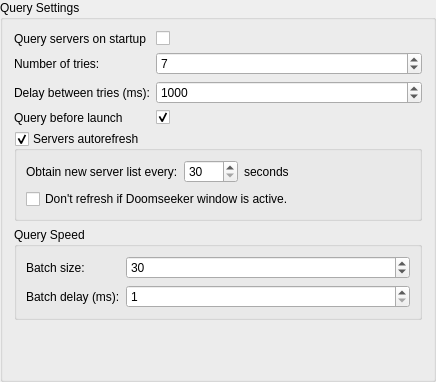
<?xml version="1.0" encoding="UTF-8"?>
<ui version="4.0">
 <class>CFGQuery</class>
 <widget class="QGroupBox" name="CFGQuery">
  <property name="geometry">
   <rect>
    <x>0</x>
    <y>0</y>
    <width>436</width>
    <height>382</height>
   </rect>
  </property>
  <property name="windowTitle">
   <string>GroupBox</string>
  </property>
  <property name="title">
   <string>Query Settings</string>
  </property>
  <layout class="QVBoxLayout" name="verticalLayout">
   <item>
    <layout class="QFormLayout" name="formLayout">
     <property name="fieldGrowthPolicy">
      <enum>QFormLayout::AllNonFixedFieldsGrow</enum>
     </property>
     <item row="0" column="0">
      <widget class="QLabel" name="label_3">
       <property name="text">
        <string>Query servers on startup</string>
       </property>
      </widget>
     </item>
     <item row="0" column="1">
      <widget class="QCheckBox" name="queryOnStartup">
       <property name="text">
        <string/>
       </property>
      </widget>
     </item>
     <item row="1" column="0">
      <widget class="QLabel" name="label_4">
       <property name="toolTip">
        <string>How many times Doomseeker will attempt to query each server before deeming it to be not responding.</string>
       </property>
       <property name="text">
        <string>Number of tries:</string>
       </property>
      </widget>
     </item>
     <item row="1" column="1">
      <widget class="QSpinBox" name="triesBox">
       <property name="toolTip">
        <string>How many times Doomseeker will attempt to query each server before deeming it to be not responding.</string>
       </property>
       <property name="minimum">
        <number>3</number>
       </property>
       <property name="maximum">
        <number>10</number>
       </property>
       <property name="singleStep">
        <number>1</number>
       </property>
       <property name="value">
        <number>7</number>
       </property>
      </widget>
     </item>
     <item row="2" column="0">
      <widget class="QLabel" name="label">
       <property name="toolTip">
        <string>Delay in miliseconds between each query attempt.</string>
       </property>
       <property name="text">
        <string>Delay between tries (ms):</string>
       </property>
      </widget>
     </item>
     <item row="2" column="1">
      <widget class="QSpinBox" name="timeoutBox">
       <property name="toolTip">
        <string>Delay in miliseconds between each query attempt.</string>
       </property>
       <property name="minimum">
        <number>500</number>
       </property>
       <property name="maximum">
        <number>10000</number>
       </property>
       <property name="singleStep">
        <number>100</number>
       </property>
       <property name="value">
        <number>1000</number>
       </property>
      </widget>
     </item>
     <item row="3" column="0">
      <widget class="QLabel" name="label_8">
       <property name="text">
        <string>Query before launch</string>
       </property>
      </widget>
     </item>
     <item row="3" column="1">
      <widget class="QCheckBox" name="queryBeforeLaunch">
       <property name="text">
        <string/>
       </property>
       <property name="checked">
        <bool>true</bool>
       </property>
      </widget>
     </item>
    </layout>
   </item>
   <item>
    <widget class="QGroupBox" name="grbServerAutoRefresh">
     <property name="title">
      <string>Servers autorefresh</string>
     </property>
     <property name="checkable">
      <bool>true</bool>
     </property>
     <layout class="QVBoxLayout" name="verticalLayout_2">
      <item>
       <layout class="QHBoxLayout" name="horizontalLayout">
        <item>
         <widget class="QLabel" name="label_5">
          <property name="toolTip">
           <string>Minimum value: 30 seconds.</string>
          </property>
          <property name="text">
           <string>Obtain new server list every:</string>
          </property>
         </widget>
        </item>
        <item>
         <widget class="QSpinBox" name="numAutoRefreshEverySeconds">
          <property name="toolTip">
           <string>Minimum value: 30 seconds.</string>
          </property>
          <property name="minimum">
           <number>30</number>
          </property>
          <property name="maximum">
           <number>3600</number>
          </property>
         </widget>
        </item>
        <item>
         <widget class="QLabel" name="label_6">
          <property name="toolTip">
           <string>Minimum value: 30 seconds.</string>
          </property>
          <property name="text">
           <string>seconds</string>
          </property>
         </widget>
        </item>
        <item>
         <spacer name="horizontalSpacer">
          <property name="orientation">
           <enum>Qt::Horizontal</enum>
          </property>
          <property name="sizeHint" stdset="0">
           <size>
            <width>40</width>
            <height>20</height>
           </size>
          </property>
         </spacer>
        </item>
       </layout>
      </item>
      <item>
       <widget class="QCheckBox" name="cbDontRefreshIfActive">
        <property name="toolTip">
         <string>Enabling this will prevent server list from disappearing when you are browsing through it.</string>
        </property>
        <property name="text">
         <string>Don't refresh if Doomseeker window is active.</string>
        </property>
       </widget>
      </item>
     </layout>
    </widget>
   </item>
   <item>
    <widget class="QGroupBox" name="groupBox">
     <property name="title">
      <string>Query Speed</string>
     </property>
     <layout class="QFormLayout" name="formLayout_3">
      <property name="fieldGrowthPolicy">
       <enum>QFormLayout::AllNonFixedFieldsGrow</enum>
      </property>
      <item row="0" column="0">
       <widget class="QLabel" name="label_2">
        <property name="text">
         <string>Batch size:</string>
        </property>
       </widget>
      </item>
      <item row="1" column="0">
       <widget class="QLabel" name="label_7">
        <property name="text">
         <string>Batch delay (ms):</string>
        </property>
       </widget>
      </item>
      <item row="0" column="1">
       <widget class="QSpinBox" name="batchSizeBox">
        <property name="toolTip">
         <string>&lt;html&gt;&lt;head/&gt;&lt;body&gt;&lt;p&gt;Number of servers to query in a single batch (30 recommended). Increasing this value will improve the speed of server list refresh, but may also increase CPU and bandwidth usage.&lt;/p&gt;&lt;/body&gt;&lt;/html&gt;</string>
        </property>
        <property name="minimum">
         <number>1</number>
        </property>
        <property name="maximum">
         <number>250</number>
        </property>
        <property name="value">
         <number>30</number>
        </property>
       </widget>
      </item>
      <item row="1" column="1">
       <widget class="QSpinBox" name="batchDelayBox">
        <property name="toolTip">
         <string>&lt;html&gt;&lt;head/&gt;&lt;body&gt;&lt;p&gt;Delay to wait before Doomseeker will check if any free slots open up for server queries (1ms recommended). Number of slots is determined by the &amp;quot;Batch size&amp;quot; setting. Increasing this value may negatively affect the speed of server list refresh, but will free up CPU and decrease bandwidth usage.&lt;/p&gt;&lt;/body&gt;&lt;/html&gt;</string>
        </property>
        <property name="minimum">
         <number>1</number>
        </property>
        <property name="maximum">
         <number>1000</number>
        </property>
        <property name="singleStep">
         <number>10</number>
        </property>
        <property name="value">
         <number>1</number>
        </property>
       </widget>
      </item>
     </layout>
    </widget>
   </item>
   <item>
    <spacer name="verticalSpacer">
     <property name="orientation">
      <enum>Qt::Vertical</enum>
     </property>
     <property name="sizeHint" stdset="0">
      <size>
       <width>20</width>
       <height>40</height>
      </size>
     </property>
    </spacer>
   </item>
  </layout>
 </widget>
 <resources/>
 <connections/>
</ui>
